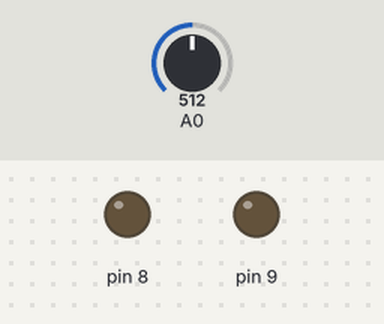
Recording of a sketch running on a simulated Arduino Uno, built with avr-gcc and run on an emulated ATmega328P. Parts: output pins drawn as LEDs (lit = HIGH). Dashed ring = blinking. The test bench sets the inputs (shaded band); at power-on: A0 = 512.

Above: at 1.01 s.
1.1 s: A0 set to 318
At 1.11 s:
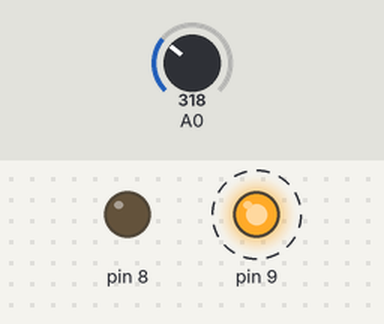
4.1 s: A0 set to 293
7.1 s: A0 set to 511
At 8.4 s:
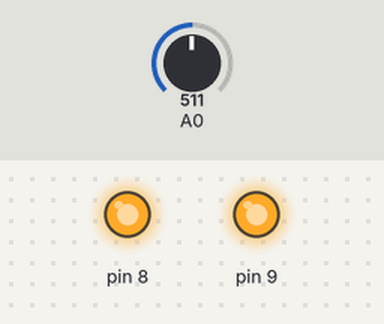
Timing chart, 0 to 10.1 s (numbered marks = the images above; inputs shaded):
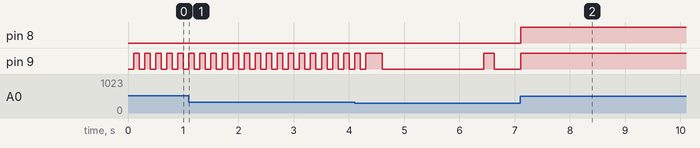

Measured:
- after the input at 7.1 s, pin 8: LOW → HIGH at once

The sketch:

Alarm_kebocoran_gas_LPG.ino
```cpp
/*
Lisensi Herian

Hak Cipta (c) 2025, Herian

Diberikan izin kepada siapa saja untuk menggunakan, menyalin, memodifikasi, dan mendistribusikan kode ini dengan syarat:
1. Pemberitahuan hak cipta ini tetap dipertahankan.
2. Perangkat lunak disediakan "apa adanya", tanpa jaminan apa pun.
3. Pengguna bertanggung jawab atas segala risiko penggunaan.

*/

float vinSensor;
int adc;
byte kedip;

void setup(){
//  Serial.begin(9600);
  pinMode(8,OUTPUT);
  digitalWrite(8,LOW);
  pinMode(9,OUTPUT);
  digitalWrite(9,LOW);
  do{
    adc = analogRead(A0);
    vinSensor = adc * (5.0 / 1023.0);
    digitalWrite(9,LOW);
    delay(100);
    digitalWrite(9,HIGH);
    delay(100);
  }
  while(vinSensor > 1.50);
  digitalWrite(9,LOW);
}

void loop(){
  adc = analogRead(A0);
  vinSensor = adc * (5.0 / 1023.0);

//  Serial.println(vinSensor);
//  Untuk menampilkan hasil pembacaan sensor, hilangkan
//  tanda komentar pada Serial.
//  Kepekaan pembacaan sensor dapat disesuaikan dengan
//  merubah nilai perbandingan 1.5V.

  if (vinSensor > 1.5){
    digitalWrite(8,HIGH);
    digitalWrite(9,HIGH);
    delay(1000);
    do{
      adc = analogRead(A0);
      vinSensor = adc * (5.0 / 1023.0);
    }
    while(vinSensor > 1.00);
    digitalWrite(8,LOW);
    digitalWrite(9,LOW);
  }

  if (kedip < 20){
    digitalWrite(9,HIGH);
  }
  else if(kedip < 200){
    digitalWrite(9,LOW);
  }
  else{
    kedip = 0;
  }
  kedip++;
  delay(10);
}
```
